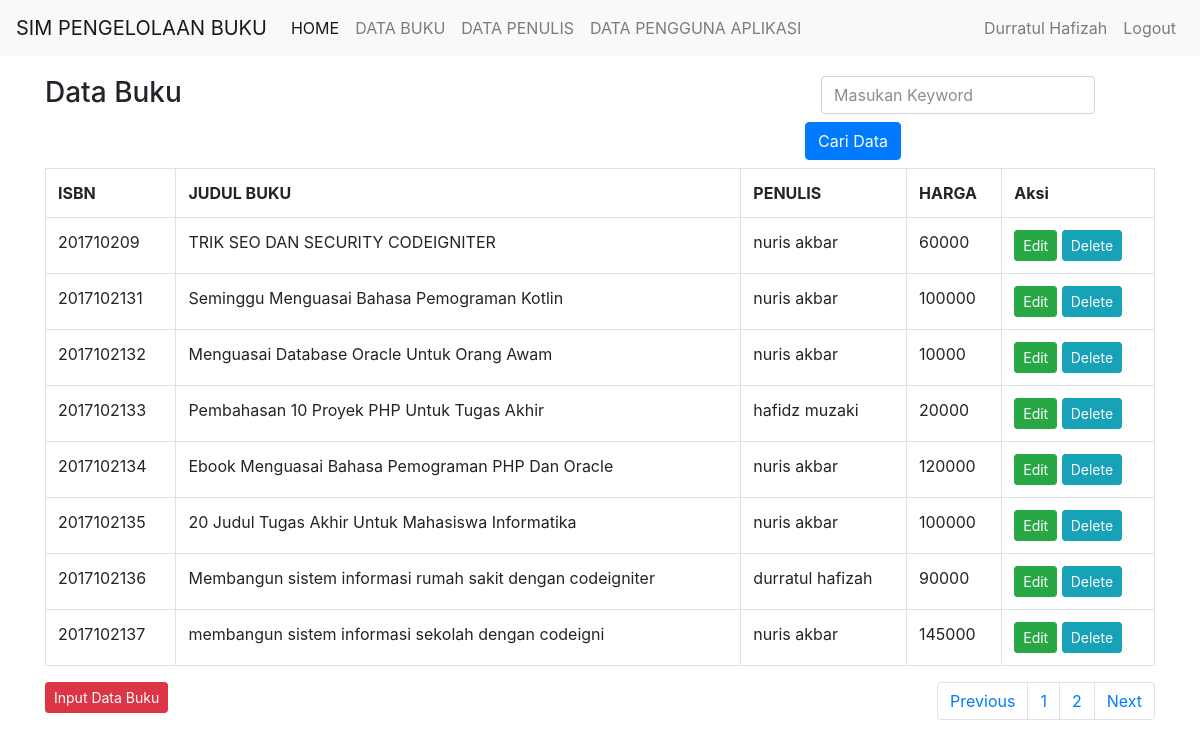
/index.php (signed in), run on the app's committed database.
### tables this page shows
CREATE TABLE `buku` (
  `isbn` varchar(10) NOT NULL,
  `judul_buku` varchar(100) NOT NULL,
  `id_penulis` int(11) NOT NULL,
  `id_kategori` int(11) NOT NULL,
  `deskripsi` text NOT NULL,
  `harga` int(11) NOT NULL,
  `cover` text NOT NULL
);

CREATE TABLE `penulis` (
  `id_penulis` int(11) NOT NULL,
  `nama_penulis` varchar(40) NOT NULL,
  `email` varchar(30) NOT NULL,
  `no_hp` varchar(13) NOT NULL
);

### index.php (the view, shortened to what this page needs)
<?php
include 'header.php';
?>
<div class="container">
    <div class="row">
        <div class="col-8">
            <h3>Data Buku</h3>
        </div>
        <div class="col-4">
            <form method="POST" class="form-inline" action="<?php echo $_SERVER['PHP_SELF']?>">
                <div class="form-group mx-sm-3 mb-2">
                    <input type="text" class="form-control" name="keyword" placeholder="Masukan Keyword">
                </div>
                <button name="pencarian" type="submit" class="btn btn-primary mb-2">Cari Data</button>
            </form>
        </div>
    </div>
    <div class="row">
        <div class="col-12">
            <table class="table table-bordered">
                <tr><th>ISBN</th><th>JUDUL BUKU</th><th>PENULIS</th><th>HARGA</th><th>Aksi</th></tr>
                <?php
                $batas = 8;
                $halaman = isset($_GET['hal']) ? $_GET['hal'] : 0;
                if(isset($_POST['pencarian'])){
                    $keyword = $_POST['keyword'];
                                        $sql = "SELECT b.isbn,b.judul_buku,b.harga,p.nama_penulis,k.nama_kategori
                    FROM buku as b,penulis as p,kategori as k
                    WHERE b.id_penulis=p.id_penulis and k.id_kategori=b.id_kategori and b.judul_buku like '%$keyword%' order by b.isbn ASC limit $halaman,$batas";
                }else{
                    $sql = "SELECT b.isbn,b.judul_buku,b.harga,p.nama_penulis,k.nama_kategori
                    FROM buku as b,penulis as p,kategori as k
                    WHERE b.id_penulis=p.id_penulis and k.id_kategori=b.id_kategori order by b.isbn ASC limit $halaman,$batas";
                }
                $buku = mysqli_query($konek, $sql);
                while ($row = mysqli_fetch_array($buku)) {
                    echo "<tr>
                <td>$row[isbn]</td>
                <td>$row[judul_buku]</td>
                <td>$row[nama_penulis]</td>
                <td>$row[harga]</td>
                <td><a href='edit_buku.php?isbn=$row[isbn]' class='btn btn-success btn-sm'>Edit</a>
                    <a href='delete_buku.php?isbn=$row[isbn]' class='btn btn-info btn-sm'>Delete</a>
                </td>
                </tr>";
                }
                ?>
            </table>
            <div class="float-right">
                <nav aria-label="Page navigation example">
                    <ul class="pagination">
                        <?php
                        if ((!isset($_GET['hal'])) or ($_GET['hal'] == 1)) {
                            $prev = 1;
                        } else {
                            $prev = $_GET['hal'] - 1;
                        }
                        ?>
                        <li class="page-item"><a class="page-link" href="index.php?hal=<?php echo $prev; ?>">Previous</a></li>
                        <?php
                        $sql2 = mysqli_query($konek, "SELECT b.isbn,b.judul_buku,b.harga,p.nama_penulis,k.nama_kategori
                FROM buku as b,penulis as p,kategori as k
                WHERE b.id_penulis=p.id_penulis and k.id_kategori=b.id_kategori order by b.isbn ASC");
                        $jml_data = mysqli_num_rows($sql2);
                        $jml_halaman = ceil($jml_data / $batas);
                        for ($hal = 1; $hal <= $jml_halaman; $hal++) {
                            echo "<li class='page-item'><a class='page-link' href='index.php?hal=$hal'>$hal</a></li>";
                        }
                        ?>
                        <li class="page-item"><a class="page-link" href="index.php?hal=<?php echo $halaman + 1; ?>">Next</a></li>
                    </ul>
                </nav>
            </div>
            <a href="input_buku.php" class="btn btn-danger btn-sm">Input Data Buku</a>
        </div>
    </div>
</div>
<?php
include 'footer.php';
?>

### header.php (shortened to what this page needs)
<!doctype html>
<html lang="en">
    <head>
        <link rel="stylesheet" href="bootstrap/css/bootstrap.min.css" >
    </head>
    <body>
        <nav class="navbar navbar-expand-lg navbar-light bg-light">
            <a class="navbar-brand" href="#">SIM PENGELOLAAN BUKU</a>
            <div class="collapse navbar-collapse" id="navbarSupportedContent">
                <ul class="navbar-nav mr-auto">
                    <li class="nav-item active">
                        <a class="nav-link" href="#">HOME <span class="sr-only">(current)</span></a>
                    </li>
                    <li class="nav-item">
                        <a class="nav-link" href="index.php">DATA BUKU</a>
                    </li>
                    <li class="nav-item">
                        <a class="nav-link" href="#">DATA PENULIS</a>
                    </li>
                    <li class="nav-item">
                        <a class="nav-link" href="user.php">DATA PENGGUNA APLIKASI</a>
                    </li>
                </ul>
                <ul class="nav navbar-nav navbar-right">
                    <li  class="nav-item">
                        <a href="" class="nav-link" ><?php echo $_SESSION['nama_user']?></a>
                    </li>
                    <li class="nav-item">
                        <a href="logout.php" class="nav-link" >Logout</a>
                    </li>
                </ul>
            </div>
        </nav>

### footer.php (shortened to what this page needs)
</body>
</html>

### header.php (style rules this page uses)
.container { margin-top: 20px; }

### data on the page
buku: isbn "201710209", judul_buku "TRIK SEO DAN SECURITY CODEIGNITER", id_penulis.nama_penulis "nuris akbar", harga "60000"
buku: isbn "2017102131", judul_buku "Seminggu Menguasai Bahasa Pemograman Kotlin", id_penulis.nama_penulis "nuris akbar", harga "100000"
buku: isbn "2017102132", judul_buku "Menguasai Database Oracle Untuk Orang Awam", id_penulis.nama_penulis "nuris akbar", harga "10000"
buku: isbn "2017102133", judul_buku "Pembahasan 10 Proyek PHP Untuk Tugas Akhir", id_penulis.nama_penulis "hafidz muzaki", harga "20000"
buku: isbn "2017102134", judul_buku "Ebook Menguasai Bahasa Pemograman PHP Dan Oracle", id_penulis.nama_penulis "nuris akbar", harga "120000"
buku: isbn "2017102135", judul_buku "20 Judul Tugas Akhir Untuk Mahasiswa Informatika", id_penulis.nama_penulis "nuris akbar", harga "100000"
buku: isbn "2017102136", judul_buku "Membangun sistem informasi rumah sakit dengan codeigniter", id_penulis.nama_penulis "durratul hafizah", harga "90000"
buku: isbn "2017102137", judul_buku "membangun sistem informasi sekolah dengan codeigni", id_penulis.nama_penulis "nuris akbar", harga "145000"

### other printed values
$_SESSION['nama_user'] "Durratul Hafizah"
